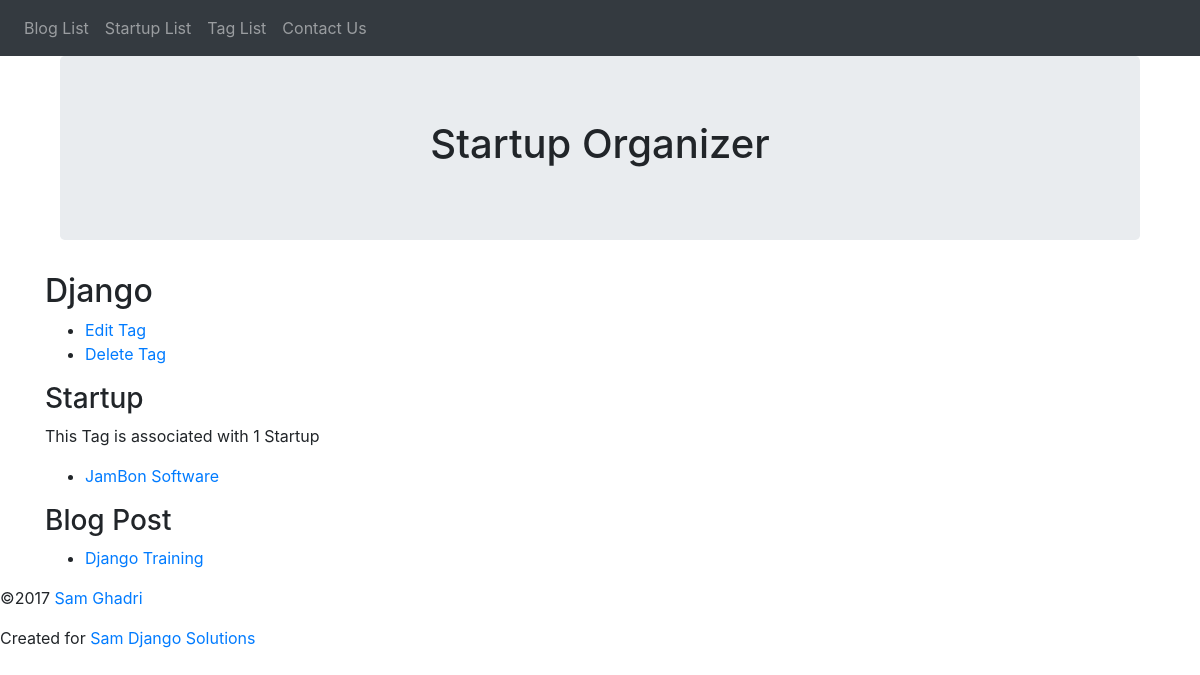
Page /tag/django/ on the earlier database version.
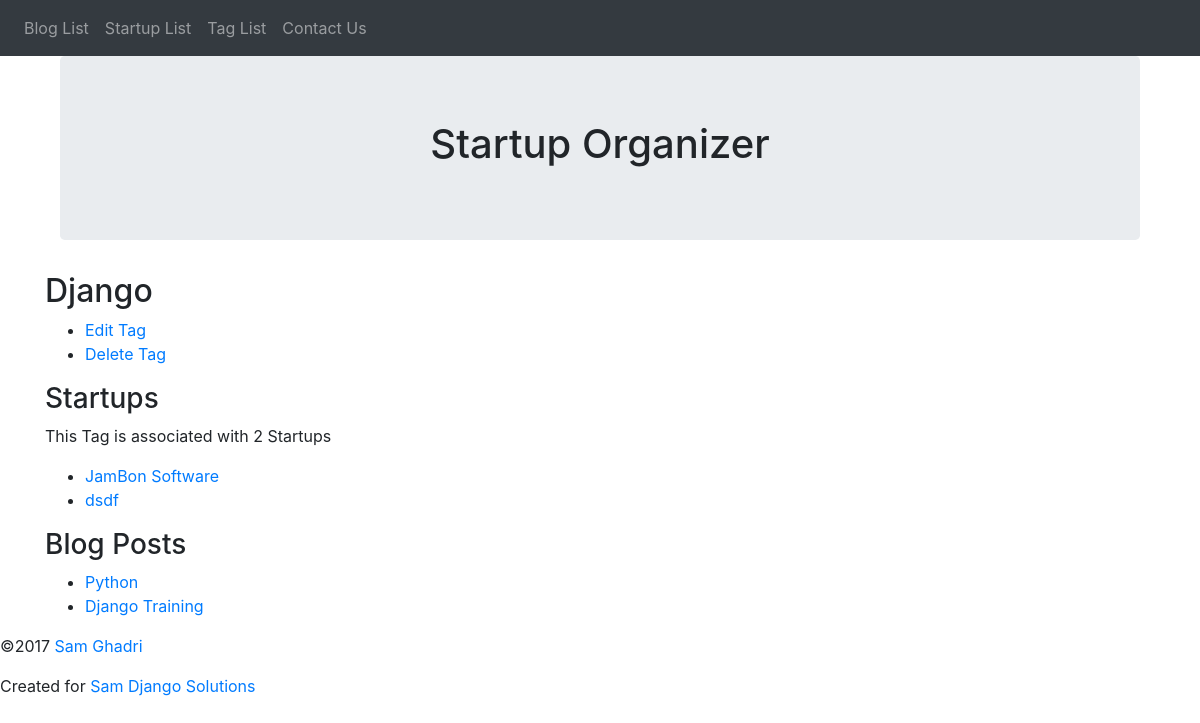
Same page on the later database version.
### organizer/models.py (models this page shows, shortened)
class Tag(models.Model):
    name = models.CharField(max_length=40, unique=True)
    slug = models.SlugField(max_length=40,
                            unique=True,
                            help_text='A label for URL config')
    class Meta:
        ordering = ['name']
    def get_update_url(self):
        return reverse('organizer:organizer_tag_update', kwargs={'slug':self.slug})
    def get_delete_url(self):
        return reverse('organizer:organizer_tag_delete', kwargs={'slug':self.slug})

class StartUp(models.Model):
    name = models.CharField(max_length=50, db_index=True)
    slug = models.SlugField(unique=True,
                            help_text='A label for URL config')
    description = models.TextField()
    founded_date = models.DateField('date founded')
    contact = models.EmailField()
    website = models.URLField(max_length=255)
    tags = models.ManyToManyField(Tag)
    class Meta:
        ordering = ['name']
        get_latest_by = 'founded_date'
        verbose_name_plural = "Startups"
    def get_absolute_url(self):
        return reverse('organizer:organizer_startup_detail',
                        kwargs={'slug':self.slug})

### blog/models.py (models this page shows, shortened)
class Post(models.Model):
    title = models.CharField(max_length=50)
    slug = models.SlugField(max_length=50,
                            unique_for_month='pub_date',
                            help_text = 'A label for URL config')
    text = models.TextField()
    pub_date = models.DateTimeField('date published', auto_now_add=True)
    tags = models.ManyToManyField(Tag, related_name='blog_posts')
    startups = models.ManyToManyField(StartUp, related_name='blog_posts')
    class Meta:
        verbose_name = 'blog posts'
        ordering = ['-pub_date', 'title']
        get_latest_by = 'pub_date'
    def get_absolute_url(self):
        return reverse('blog_post_detail', kwargs={'year': self.pub_date.year,
                                                   'month': self.pub_date.month,
                                                   'slug': self.slug})

### organizer/views.py (the view)
# urls.py: url(r'^tag/(?P<slug>[-\w]+)/$', views.tag_detail, name='organizer_tag_detail'),
def tag_detail(request, slug):
    tag = get_object_or_404(Tag, slug__iexact=slug)
    return render(request,'organizer/tag_detail.html', {'tag':tag})

### organizer/templates/organizer/tag_detail.html (shortened to what this page needs)
{% extends parent_template|default:"organizer/base_organizer.html" %}
{% block content %}
<h2> {{ tag.name|title }} </h2>
<ul>
<li>
  <a href="{{ tag.get_update_url }}">Edit Tag</a>
</li>
<li>
  <a href="{{ tag.get_delete_url }}">Delete Tag</a>
</li>
</ul>
{% if tag.startup_set.all %}
<section>
<h3>Startup{{ tag.startup_set.count|pluralize }}</h3>
<p>This Tag is associated with
  {{tag.startup_set.count}}
  Startup{{ tag.startup_set.count|pluralize }}
</p>
<ul>
{% for startup in tag.startup_set.all %}
<li><a href="{{ startup.get_absolute_url }}">
  {{ startup.name }}
</a></li>
{% endfor %}
</ul>
</section>
{% else %}
<p>Sorry! this Tag is Not associated with any startup!!</p>
{% endif %}
{% if tag.blog_posts.all %}
<section>
  <h3>Blog Post{{ tag.blog_posts.count|pluralize}}</h3>
  <ul>
      {% for post in tag.blog_posts.all %}
      <li>
        <a href="{{ post.get_absolute_url }}">
          {{ post.title|title }}
        </a>
      </li>
      {% endfor %}
  </ul>
</section>
{% endif %}
{% endblock %}

Differences in the rows shown:
computed for Tag "Django": startup_set.count "1" → "2"
added StartUp: name "dsdf"
added Post: title "Python"
